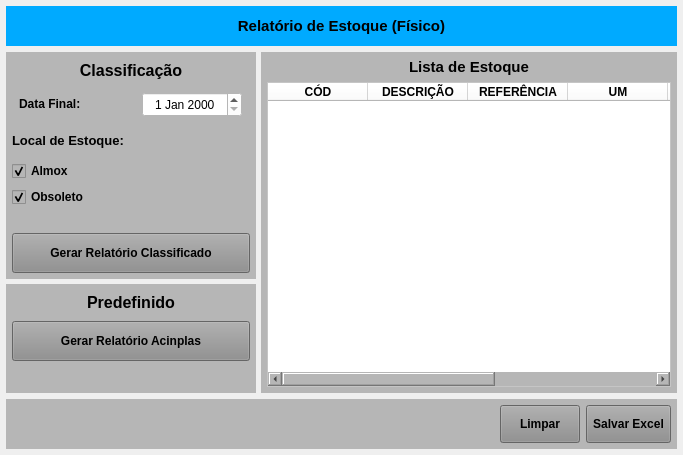
<?xml version="1.0" encoding="UTF-8"?>
<ui version="4.0">
 <class>MainWindow</class>
 <widget class="QMainWindow" name="MainWindow">
  <property name="geometry">
   <rect>
    <x>0</x>
    <y>0</y>
    <width>683</width>
    <height>455</height>
   </rect>
  </property>
  <property name="windowTitle">
   <string>Relatório de Estoque</string>
  </property>
  <widget class="QWidget" name="centralwidget">
   <layout class="QVBoxLayout" name="verticalLayout">
    <property name="spacing">
     <number>6</number>
    </property>
    <property name="leftMargin">
     <number>6</number>
    </property>
    <property name="topMargin">
     <number>6</number>
    </property>
    <property name="rightMargin">
     <number>6</number>
    </property>
    <property name="bottomMargin">
     <number>6</number>
    </property>
    <item>
     <widget class="QWidget" name="widget_cabecalho" native="true">
      <property name="minimumSize">
       <size>
        <width>0</width>
        <height>40</height>
       </size>
      </property>
      <property name="maximumSize">
       <size>
        <width>16777215</width>
        <height>40</height>
       </size>
      </property>
      <property name="styleSheet">
       <string notr="true">background-color: rgb(0, 170, 255);</string>
      </property>
      <layout class="QHBoxLayout" name="horizontalLayout_2">
       <item>
        <widget class="QLabel" name="label_13">
         <property name="sizePolicy">
          <sizepolicy hsizetype="Minimum" vsizetype="Preferred">
           <horstretch>0</horstretch>
           <verstretch>0</verstretch>
          </sizepolicy>
         </property>
         <property name="minimumSize">
          <size>
           <width>0</width>
           <height>0</height>
          </size>
         </property>
         <property name="font">
          <font>
           <pointsize>11</pointsize>
           <weight>75</weight>
           <bold>true</bold>
          </font>
         </property>
         <property name="text">
          <string>Relatório de Estoque (Físico)</string>
         </property>
         <property name="alignment">
          <set>Qt::AlignCenter</set>
         </property>
        </widget>
       </item>
      </layout>
     </widget>
    </item>
    <item>
     <widget class="QWidget" name="widget_2" native="true">
      <layout class="QHBoxLayout" name="horizontalLayout">
       <property name="spacing">
        <number>5</number>
       </property>
       <property name="leftMargin">
        <number>0</number>
       </property>
       <property name="topMargin">
        <number>0</number>
       </property>
       <property name="rightMargin">
        <number>0</number>
       </property>
       <property name="bottomMargin">
        <number>0</number>
       </property>
       <item>
        <widget class="QWidget" name="widget_4" native="true">
         <property name="minimumSize">
          <size>
           <width>250</width>
           <height>0</height>
          </size>
         </property>
         <property name="maximumSize">
          <size>
           <width>250</width>
           <height>16777215</height>
          </size>
         </property>
         <property name="styleSheet">
          <string notr="true"/>
         </property>
         <layout class="QVBoxLayout" name="verticalLayout_3">
          <property name="spacing">
           <number>5</number>
          </property>
          <property name="leftMargin">
           <number>0</number>
          </property>
          <property name="topMargin">
           <number>0</number>
          </property>
          <property name="rightMargin">
           <number>0</number>
          </property>
          <property name="bottomMargin">
           <number>0</number>
          </property>
          <item>
           <widget class="QWidget" name="widget_Cor1" native="true">
            <property name="minimumSize">
             <size>
              <width>0</width>
              <height>0</height>
             </size>
            </property>
            <property name="maximumSize">
             <size>
              <width>16777215</width>
              <height>16777215</height>
             </size>
            </property>
            <property name="styleSheet">
             <string notr="true">background-color: rgb(182, 182, 182);</string>
            </property>
            <layout class="QVBoxLayout" name="verticalLayout_4">
             <property name="leftMargin">
              <number>6</number>
             </property>
             <property name="topMargin">
              <number>6</number>
             </property>
             <property name="rightMargin">
              <number>6</number>
             </property>
             <property name="bottomMargin">
              <number>6</number>
             </property>
             <item>
              <widget class="QLabel" name="label_2">
               <property name="minimumSize">
                <size>
                 <width>0</width>
                 <height>25</height>
                </size>
               </property>
               <property name="maximumSize">
                <size>
                 <width>16777215</width>
                 <height>25</height>
                </size>
               </property>
               <property name="font">
                <font>
                 <pointsize>12</pointsize>
                 <weight>75</weight>
                 <bold>true</bold>
                </font>
               </property>
               <property name="text">
                <string>Classificação</string>
               </property>
               <property name="alignment">
                <set>Qt::AlignCenter</set>
               </property>
              </widget>
             </item>
             <item>
              <widget class="QWidget" name="widget" native="true">
               <property name="minimumSize">
                <size>
                 <width>0</width>
                 <height>30</height>
                </size>
               </property>
               <property name="maximumSize">
                <size>
                 <width>16777215</width>
                 <height>30</height>
                </size>
               </property>
               <layout class="QHBoxLayout" name="horizontalLayout_4">
                <property name="leftMargin">
                 <number>5</number>
                </property>
                <property name="topMargin">
                 <number>3</number>
                </property>
                <property name="rightMargin">
                 <number>5</number>
                </property>
                <property name="bottomMargin">
                 <number>3</number>
                </property>
                <item>
                 <widget class="QLabel" name="label_24">
                  <property name="minimumSize">
                   <size>
                    <width>115</width>
                    <height>0</height>
                   </size>
                  </property>
                  <property name="maximumSize">
                   <size>
                    <width>115</width>
                    <height>16777215</height>
                   </size>
                  </property>
                  <property name="font">
                   <font>
                    <pointsize>9</pointsize>
                    <weight>75</weight>
                    <bold>true</bold>
                   </font>
                  </property>
                  <property name="text">
                   <string>Data Final:</string>
                  </property>
                  <property name="alignment">
                   <set>Qt::AlignLeading|Qt::AlignLeft|Qt::AlignVCenter</set>
                  </property>
                 </widget>
                </item>
                <item>
                 <widget class="QDateEdit" name="date_relatorio">
                  <property name="minimumSize">
                   <size>
                    <width>100</width>
                    <height>25</height>
                   </size>
                  </property>
                  <property name="maximumSize">
                   <size>
                    <width>100</width>
                    <height>25</height>
                   </size>
                  </property>
                  <property name="font">
                   <font>
                    <pointsize>9</pointsize>
                   </font>
                  </property>
                  <property name="styleSheet">
                   <string notr="true">background-color: rgb(255, 255, 255);</string>
                  </property>
                  <property name="alignment">
                   <set>Qt::AlignCenter</set>
                  </property>
                 </widget>
                </item>
               </layout>
              </widget>
             </item>
             <item>
              <widget class="QLabel" name="label_25">
               <property name="minimumSize">
                <size>
                 <width>0</width>
                 <height>30</height>
                </size>
               </property>
               <property name="maximumSize">
                <size>
                 <width>16777215</width>
                 <height>30</height>
                </size>
               </property>
               <property name="font">
                <font>
                 <pointsize>10</pointsize>
                 <weight>75</weight>
                 <bold>true</bold>
                </font>
               </property>
               <property name="text">
                <string>Local de Estoque:</string>
               </property>
               <property name="alignment">
                <set>Qt::AlignLeading|Qt::AlignLeft|Qt::AlignVCenter</set>
               </property>
              </widget>
             </item>
             <item>
              <widget class="QCheckBox" name="check_Almox">
               <property name="font">
                <font>
                 <pointsize>9</pointsize>
                 <weight>75</weight>
                 <bold>true</bold>
                </font>
               </property>
               <property name="text">
                <string>Almox</string>
               </property>
               <property name="checked">
                <bool>true</bool>
               </property>
              </widget>
             </item>
             <item>
              <widget class="QCheckBox" name="check_Obsoleto">
               <property name="font">
                <font>
                 <pointsize>9</pointsize>
                 <weight>75</weight>
                 <bold>true</bold>
                </font>
               </property>
               <property name="text">
                <string>Obsoleto</string>
               </property>
               <property name="checked">
                <bool>true</bool>
               </property>
              </widget>
             </item>
             <item>
              <widget class="QLabel" name="label">
               <property name="text">
                <string/>
               </property>
              </widget>
             </item>
             <item>
              <widget class="QPushButton" name="btn_Gerar_Classifica">
               <property name="sizePolicy">
                <sizepolicy hsizetype="Preferred" vsizetype="Preferred">
                 <horstretch>0</horstretch>
                 <verstretch>0</verstretch>
                </sizepolicy>
               </property>
               <property name="minimumSize">
                <size>
                 <width>0</width>
                 <height>40</height>
                </size>
               </property>
               <property name="maximumSize">
                <size>
                 <width>16777215</width>
                 <height>40</height>
                </size>
               </property>
               <property name="font">
                <font>
                 <pointsize>9</pointsize>
                 <weight>75</weight>
                 <bold>true</bold>
                </font>
               </property>
               <property name="cursor">
                <cursorShape>PointingHandCursor</cursorShape>
               </property>
               <property name="layoutDirection">
                <enum>Qt::LeftToRight</enum>
               </property>
               <property name="autoFillBackground">
                <bool>false</bool>
               </property>
               <property name="styleSheet">
                <string notr="true">background-color: rgb(141, 141, 141);</string>
               </property>
               <property name="text">
                <string>Gerar Relatório Classificado</string>
               </property>
               <property name="checkable">
                <bool>false</bool>
               </property>
               <property name="autoDefault">
                <bool>false</bool>
               </property>
               <property name="default">
                <bool>false</bool>
               </property>
               <property name="flat">
                <bool>false</bool>
               </property>
              </widget>
             </item>
            </layout>
           </widget>
          </item>
          <item>
           <widget class="QWidget" name="widget_Cor3" native="true">
            <property name="styleSheet">
             <string notr="true">background-color: rgb(182, 182, 182);</string>
            </property>
            <layout class="QGridLayout" name="gridLayout_2">
             <property name="leftMargin">
              <number>6</number>
             </property>
             <property name="topMargin">
              <number>6</number>
             </property>
             <property name="rightMargin">
              <number>6</number>
             </property>
             <property name="bottomMargin">
              <number>6</number>
             </property>
             <item row="0" column="0">
              <widget class="QLabel" name="label_3">
               <property name="minimumSize">
                <size>
                 <width>0</width>
                 <height>25</height>
                </size>
               </property>
               <property name="maximumSize">
                <size>
                 <width>16777215</width>
                 <height>25</height>
                </size>
               </property>
               <property name="font">
                <font>
                 <pointsize>12</pointsize>
                 <weight>75</weight>
                 <bold>true</bold>
                </font>
               </property>
               <property name="text">
                <string>Predefinido</string>
               </property>
               <property name="alignment">
                <set>Qt::AlignCenter</set>
               </property>
              </widget>
             </item>
             <item row="1" column="0">
              <widget class="QPushButton" name="btn_Gerar_Acinplas">
               <property name="sizePolicy">
                <sizepolicy hsizetype="Preferred" vsizetype="Preferred">
                 <horstretch>0</horstretch>
                 <verstretch>0</verstretch>
                </sizepolicy>
               </property>
               <property name="minimumSize">
                <size>
                 <width>0</width>
                 <height>40</height>
                </size>
               </property>
               <property name="maximumSize">
                <size>
                 <width>16777215</width>
                 <height>40</height>
                </size>
               </property>
               <property name="font">
                <font>
                 <pointsize>9</pointsize>
                 <weight>75</weight>
                 <bold>true</bold>
                </font>
               </property>
               <property name="cursor">
                <cursorShape>PointingHandCursor</cursorShape>
               </property>
               <property name="layoutDirection">
                <enum>Qt::LeftToRight</enum>
               </property>
               <property name="autoFillBackground">
                <bool>false</bool>
               </property>
               <property name="styleSheet">
                <string notr="true">background-color: rgb(141, 141, 141);</string>
               </property>
               <property name="text">
                <string>Gerar Relatório Acinplas</string>
               </property>
               <property name="checkable">
                <bool>false</bool>
               </property>
               <property name="autoDefault">
                <bool>false</bool>
               </property>
               <property name="default">
                <bool>false</bool>
               </property>
               <property name="flat">
                <bool>false</bool>
               </property>
              </widget>
             </item>
             <item row="2" column="0">
              <widget class="QLabel" name="label_5">
               <property name="text">
                <string/>
               </property>
              </widget>
             </item>
            </layout>
           </widget>
          </item>
         </layout>
        </widget>
       </item>
       <item>
        <widget class="QWidget" name="widget_Cor2" native="true">
         <property name="styleSheet">
          <string notr="true">background-color: rgb(182, 182, 182);</string>
         </property>
         <layout class="QVBoxLayout" name="verticalLayout_2">
          <property name="leftMargin">
           <number>6</number>
          </property>
          <property name="topMargin">
           <number>6</number>
          </property>
          <property name="rightMargin">
           <number>6</number>
          </property>
          <property name="bottomMargin">
           <number>6</number>
          </property>
          <item>
           <widget class="QLabel" name="label_Titulo">
            <property name="maximumSize">
             <size>
              <width>16777215</width>
              <height>18</height>
             </size>
            </property>
            <property name="font">
             <font>
              <pointsize>11</pointsize>
              <weight>75</weight>
              <bold>true</bold>
             </font>
            </property>
            <property name="text">
             <string>Lista de Estoque</string>
            </property>
            <property name="alignment">
             <set>Qt::AlignCenter</set>
            </property>
           </widget>
          </item>
          <item>
           <widget class="QTableWidget" name="table_Estoque">
            <property name="sizePolicy">
             <sizepolicy hsizetype="Preferred" vsizetype="Preferred">
              <horstretch>0</horstretch>
              <verstretch>0</verstretch>
             </sizepolicy>
            </property>
            <property name="font">
             <font>
              <pointsize>8</pointsize>
             </font>
            </property>
            <property name="styleSheet">
             <string notr="true">background-color: rgb(255, 255, 255);</string>
            </property>
            <attribute name="horizontalHeaderDefaultSectionSize">
             <number>100</number>
            </attribute>
            <attribute name="horizontalHeaderMinimumSectionSize">
             <number>39</number>
            </attribute>
            <attribute name="verticalHeaderDefaultSectionSize">
             <number>0</number>
            </attribute>
            <attribute name="verticalHeaderMinimumSectionSize">
             <number>0</number>
            </attribute>
            <column>
             <property name="text">
              <string>CÓD</string>
             </property>
             <property name="font">
              <font>
               <weight>75</weight>
               <bold>true</bold>
              </font>
             </property>
             <property name="textAlignment">
              <set>AlignCenter</set>
             </property>
            </column>
            <column>
             <property name="text">
              <string>DESCRIÇÃO</string>
             </property>
             <property name="font">
              <font>
               <weight>75</weight>
               <bold>true</bold>
              </font>
             </property>
             <property name="textAlignment">
              <set>AlignCenter</set>
             </property>
            </column>
            <column>
             <property name="text">
              <string>REFERÊNCIA</string>
             </property>
             <property name="font">
              <font>
               <weight>75</weight>
               <bold>true</bold>
              </font>
             </property>
             <property name="textAlignment">
              <set>AlignCenter</set>
             </property>
            </column>
            <column>
             <property name="text">
              <string>UM</string>
             </property>
             <property name="font">
              <font>
               <weight>75</weight>
               <bold>true</bold>
              </font>
             </property>
             <property name="textAlignment">
              <set>AlignCenter</set>
             </property>
            </column>
            <column>
             <property name="text">
              <string>ALMOX</string>
             </property>
             <property name="font">
              <font>
               <weight>75</weight>
               <bold>true</bold>
              </font>
             </property>
             <property name="textAlignment">
              <set>AlignCenter</set>
             </property>
            </column>
            <column>
             <property name="text">
              <string>OBSOLETO</string>
             </property>
             <property name="font">
              <font>
               <weight>75</weight>
               <bold>true</bold>
              </font>
             </property>
             <property name="textAlignment">
              <set>AlignCenter</set>
             </property>
            </column>
            <column>
             <property name="text">
              <string>TOTAL</string>
             </property>
             <property name="font">
              <font>
               <family>MS Shell Dlg 2</family>
               <pointsize>8</pointsize>
               <weight>75</weight>
               <bold>true</bold>
              </font>
             </property>
             <property name="textAlignment">
              <set>AlignCenter</set>
             </property>
            </column>
           </widget>
          </item>
         </layout>
        </widget>
       </item>
      </layout>
     </widget>
    </item>
    <item>
     <widget class="QWidget" name="widget_Cor4" native="true">
      <property name="minimumSize">
       <size>
        <width>0</width>
        <height>50</height>
       </size>
      </property>
      <property name="maximumSize">
       <size>
        <width>16777215</width>
        <height>50</height>
       </size>
      </property>
      <property name="styleSheet">
       <string notr="true">background-color: rgb(182, 182, 182);</string>
      </property>
      <layout class="QHBoxLayout" name="horizontalLayout_3">
       <property name="leftMargin">
        <number>6</number>
       </property>
       <property name="topMargin">
        <number>6</number>
       </property>
       <property name="rightMargin">
        <number>6</number>
       </property>
       <property name="bottomMargin">
        <number>6</number>
       </property>
       <item>
        <widget class="QLabel" name="label_4">
         <property name="text">
          <string/>
         </property>
        </widget>
       </item>
       <item>
        <widget class="QPushButton" name="btn_Limpar">
         <property name="sizePolicy">
          <sizepolicy hsizetype="Fixed" vsizetype="Preferred">
           <horstretch>0</horstretch>
           <verstretch>0</verstretch>
          </sizepolicy>
         </property>
         <property name="maximumSize">
          <size>
           <width>80</width>
           <height>16777215</height>
          </size>
         </property>
         <property name="font">
          <font>
           <pointsize>9</pointsize>
           <weight>75</weight>
           <bold>true</bold>
          </font>
         </property>
         <property name="cursor">
          <cursorShape>PointingHandCursor</cursorShape>
         </property>
         <property name="layoutDirection">
          <enum>Qt::LeftToRight</enum>
         </property>
         <property name="autoFillBackground">
          <bool>false</bool>
         </property>
         <property name="styleSheet">
          <string notr="true">background-color: rgb(141, 141, 141);</string>
         </property>
         <property name="text">
          <string>Limpar</string>
         </property>
         <property name="checkable">
          <bool>false</bool>
         </property>
         <property name="autoDefault">
          <bool>false</bool>
         </property>
         <property name="default">
          <bool>false</bool>
         </property>
         <property name="flat">
          <bool>false</bool>
         </property>
        </widget>
       </item>
       <item>
        <widget class="QPushButton" name="btn_Salvar">
         <property name="sizePolicy">
          <sizepolicy hsizetype="Fixed" vsizetype="Preferred">
           <horstretch>0</horstretch>
           <verstretch>0</verstretch>
          </sizepolicy>
         </property>
         <property name="maximumSize">
          <size>
           <width>85</width>
           <height>16777215</height>
          </size>
         </property>
         <property name="font">
          <font>
           <pointsize>9</pointsize>
           <weight>75</weight>
           <bold>true</bold>
          </font>
         </property>
         <property name="cursor">
          <cursorShape>PointingHandCursor</cursorShape>
         </property>
         <property name="styleSheet">
          <string notr="true">background-color: rgb(141, 141, 141);</string>
         </property>
         <property name="text">
          <string>Salvar Excel</string>
         </property>
        </widget>
       </item>
      </layout>
     </widget>
    </item>
   </layout>
  </widget>
 </widget>
 <resources/>
 <connections/>
</ui>
